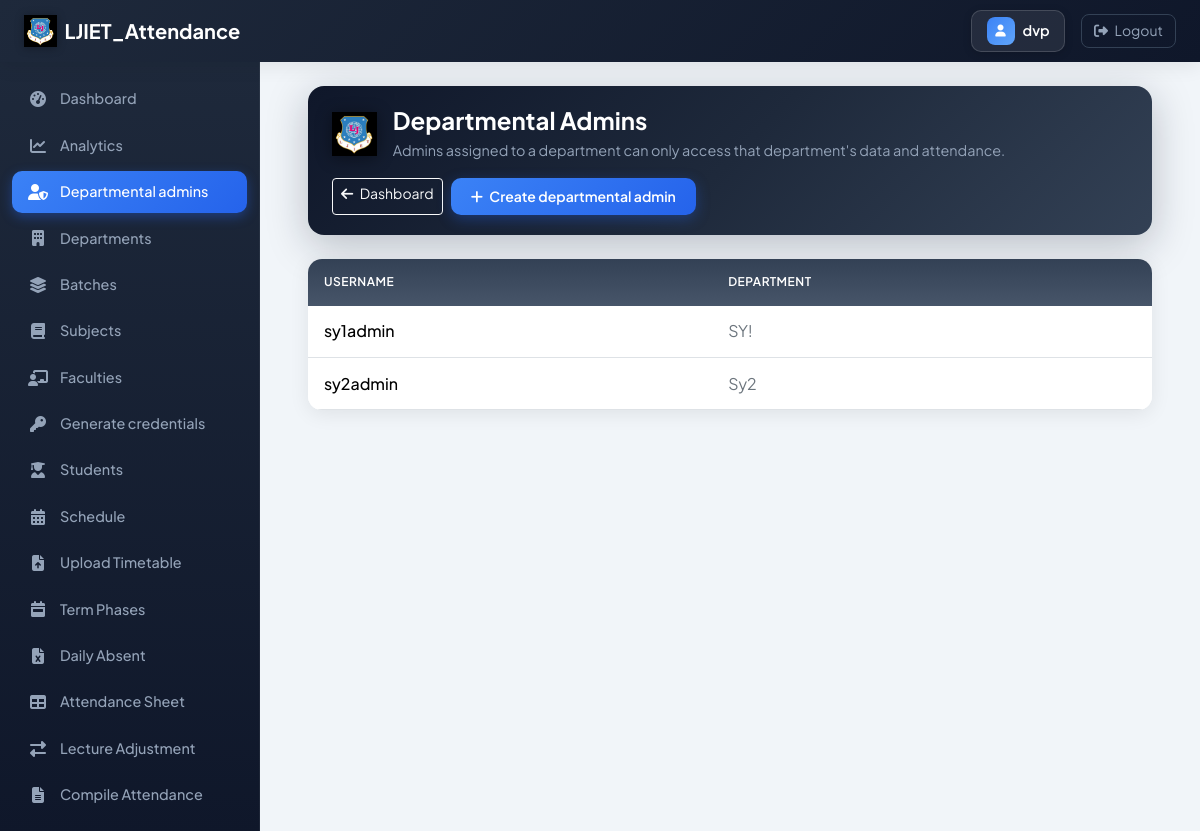
The app's page /portal/admin/departmental-admins/ (signed in) with its own data.
### accounts/models.py (models this page shows, shortened)
class UserRole(models.Model):
    ROLE_CHOICES = [
        ('admin', 'Admin'),
        ('faculty', 'Faculty'),
        ('student', 'Student'),
    ]
    user = models.OneToOneField(User, on_delete=models.CASCADE, related_name='role_profile')
    role = models.CharField(max_length=20, choices=ROLE_CHOICES)
    department = models.ForeignKey(
        'core.Department', on_delete=models.SET_NULL, null=True, blank=True, related_name='admin_users'
    )

### core/models.py (models this page shows, shortened)
class Department(models.Model):
    name = models.CharField(max_length=200)
    code = models.CharField(max_length=20, blank=True)
    class Meta:
        ordering = ['name']

### core/views.py (the view)
# urls.py: path('admin/departmental-admins/', views.departmental_admin_list, name='departmental_admin_list'),
@login_required
def departmental_admin_list(request):
    if not user_can_admin(request):
        return redirect('accounts:role_redirect')
    if not is_super_admin(request):
        messages.error(request, 'Only super admin can manage departmental admins.')
        return redirect('core:admin_dashboard')
    admins = UserRole.objects.filter(role='admin', department__isnull=False).select_related('user', 'department').order_by('department__name', 'user__username')
    ctx = {'admins': admins}
    return render(request, 'core/admin/departmental_admin_list.html', ctx)

### core/context_processors.py (called while the page is built)
def _is_super_admin(request):
    if not request.user.is_authenticated:
        return False
    if request.user.is_superuser or request.user.is_staff:
        return True
    try:
        rp = request.user.role_profile
        return rp.role == 'admin' and not rp.department_id
    except Exception:
        return False

def _make_link(request, label, url_name, icon, active_name):
    from django.urls import reverse
    try:
        path = reverse(url_name)
        url = request.build_absolute_uri(path)
    except Exception:
        url = '#'
    return {'label': label, 'url': url, 'icon': icon, 'active_name': active_name}

### core/views.py (called while the page is built)
def is_super_admin(request):
    if not user_can_admin(request):
        return False
    if request.user.is_superuser or request.user.is_staff:
        return True
    try:
        rp = request.user.role_profile
        return rp.role == 'admin' and not rp.department_id
    except (UserRole.DoesNotExist, AttributeError):
        return True

def user_can_admin(request):
    try:
        return request.user.role_profile.role == 'admin' or request.user.is_superuser or request.user.is_staff
    except (UserRole.DoesNotExist, AttributeError):
        return request.user.is_superuser or request.user.is_staff

### templates/core/admin/departmental_admin_list.html (shortened to what this page needs)
{% extends 'core/admin/base_admin.html' %}
{% load static %}
{% block content %}
<div class="admin-hero">
    <div class="d-flex align-items-center gap-3">
        <img src="{% static 'images/ljiet-logo.png' %}" alt="LJIET" class="admin-logo">
        <div>
            <h1 class="page-title mb-1">Departmental Admins</h1>
            <p class="page-subtitle">Admins assigned to a department can only access that department's data and attendance.</p>
        </div>
    </div>
    <div class="d-flex gap-2">
        <a href="{% url 'core:admin_dashboard' %}" class="btn btn-outline-light btn-sm"><i class="fas fa-arrow-left me-1"></i> Dashboard</a>
        <a href="{% url 'core:departmental_admin_create' %}" class="btn btn-primary-app btn-sm"><i class="fas fa-plus me-1"></i> Create departmental admin</a>
    </div>
</div>
<div class="card admin-card overflow-hidden">
    <div class="table-responsive">
        <table class="table table-hover mb-0">
            <thead>
                <tr>
                    <th>Username</th>
                    <th>Department</th>
                </tr>
            </thead>
            <tbody>
                {% for r in admins %}
                <tr>
                    <td class="fw-medium">{{ r.user.username }}</td>
                    <td class="text-secondary">{{ r.department.name }}</td>
                </tr>
                {% empty %}
                <tr><td colspan="2" class="text-center text-secondary py-5">No departmental admins yet. Create one to give a department its own admin login.</td></tr>
                {% endfor %}
            </tbody>
        </table>
    </div>
</div>
{% endblock %}

### templates/base.html (shortened to what this page needs)
{% load static %}
<!DOCTYPE html>
<html lang="en">
<head>
    <link href="https://cdn.jsdelivr.net/npm/bootstrap@5.3.2/dist/css/bootstrap.min.css" rel="stylesheet">
    <link rel="stylesheet" href="https://cdnjs.cloudflare.com/ajax/libs/font-awesome/6.4.0/css/all.min.css">
</head>
<body>
    <nav class="navbar navbar-expand-lg app-navbar sticky-top">
        <div class="container-fluid px-3 px-lg-4">
            <a class="navbar-brand d-flex align-items-center gap-2" href="{% url 'accounts:role_redirect' %}">
                <img src="{% static 'images/ljiet-logo.png' %}" alt="LJIET" class="navbar-brand-logo">
                <span class="d-none d-sm-inline">LJIET_Attendance</span>
            </a>
            {% if user.is_authenticated %}
            <div class="d-flex align-items-center gap-2 gap-lg-3">
                <span class="user-badge" title="{{ user.get_full_name|default:user.username }}">
                    <span class="user-icon"><i class="fas fa-user"></i></span>
                    <span class="user-name text-truncate">{{ user.get_full_name|default:user.username }}</span>
                </span>
                <a href="{% url 'accounts:logout' %}" class="btn btn-logout btn-sm text-nowrap">
                    <i class="fas fa-sign-out-alt me-1"></i> <span class="d-none d-sm-inline">Logout</span>
                </a>
            </div>
            {% endif %}
        </div>
    </nav>
    <div class="d-flex">
        {% if user.is_authenticated and sidebar_links %}
        <aside class="app-sidebar d-none d-lg-block flex-shrink-0">
            <nav class="d-flex flex-column gap-0">
                {% for item in sidebar_links %}
                <a href="{{ item.url }}" class="sidebar-link {% if request.resolver_match.url_name == item.active_name %}active{% endif %}">
                    <i class="fas {{ item.icon }}"></i>
                    <span>{{ item.label }}</span>
                </a>
                {% endfor %}
            </nav>
        </aside>
        {% endif %}
        <main class="main-content w-100 px-3 px-md-4 px-lg-5 py-3 py-lg-4">
            {% block content %}{% endblock %}
        </main>
    </div>
</body>
</html>

### templates/base.html (style rules this page uses)
:root { --sidebar-bg: #1e293b; --sidebar-hover: rgba(255,255,255,0.08); --sidebar-active: linear-gradient(135deg, #3b82f6 0%, #2563eb 100%); --primary: #2563eb; --primary-dark: #1d4ed8; --header-shadow: 0 4px 20px rgba(0,0,0,0.08); }
* { font-family: 'Plus Jakarta Sans', system-ui, sans-serif; }
body { background: #f1f5f9; min-height: 100vh; overflow-x: hidden; }
.app-navbar { background: linear-gradient(135deg, #1e293b 0%, #0f172a 100%) !important; box-shadow: var(--header-shadow); padding: 0.6rem 0; }
.app-navbar .navbar-brand { font-weight: 700; font-size: 1.25rem; color: #fff !important; display: flex; align-items: center; gap: 0.5rem; }
.app-navbar .navbar-brand-logo { height: 32px; width: auto; max-width: 36px; object-fit: contain; filter: drop-shadow(0 1px 4px rgba(0,0,0,0.3)); }
.app-navbar .user-badge { display: inline-flex; align-items: center; gap: 0.5rem; padding: 0.4rem 0.9rem; background: rgba(255,255,255,0.08); border: 1px solid rgba(255,255,255,0.15); border-radius: 10px; color: #fff; font-weight: 600; font-size: 0.9rem; max-width: 160px; overflow: hidden; text-overflow: ellipsis; white-space: nowrap; box-shadow: 0 2px 8px rgba(0,0,0,0.15); transition: all 0.25s ease; }
.app-navbar .user-badge .user-icon { width: 28px; height: 28px; border-radius: 8px; background: linear-gradient(135deg, #3b82f6 0%, #60a5fa 100%); display: flex; align-items: center; justify-content: center; font-size: 0.75rem; flex-shrink: 0; color: #fff; }
.app-navbar .user-badge .user-name { color: inherit; font-weight: 600; max-width: 100px; }
.app-navbar .btn-logout { color: #94a3b8; border: 1px solid #334155; padding: 0.35rem 0.75rem; border-radius: 8px; transition: all 0.3s ease; }
.app-sidebar { width: 260px; min-height: calc(100vh - 56px); background: linear-gradient(180deg, #1e293b 0%, #0f172a 100%); border-right: 1px solid rgba(255,255,255,0.06); padding: 1rem 0.75rem; position: sticky; top: 56px; }
.sidebar-link { display: flex; align-items: center; gap: 0.75rem; padding: 0.65rem 1rem; margin-bottom: 0.25rem; color: #94a3b8; text-decoration: none; border-radius: 10px; font-weight: 500; font-size: 0.9rem; transition: all 0.3s cubic-bezier(0.4, 0, 0.2, 1); opacity: 0; animation: slideInLeft 0.4s ease forwards; }
.sidebar-link:nth-child(1) { animation-delay: 0.05s; }
.sidebar-link:nth-child(2) { animation-delay: 0.1s; }
.sidebar-link:nth-child(3) { animation-delay: 0.15s; }
.sidebar-link:nth-child(4) { animation-delay: 0.2s; }
.sidebar-link:nth-child(5) { animation-delay: 0.25s; }
.sidebar-link:nth-child(6) { animation-delay: 0.3s; }
.sidebar-link:nth-child(7) { animation-delay: 0.35s; }
.sidebar-link:nth-child(8) { animation-delay: 0.4s; }
.sidebar-link:nth-child(9) { animation-delay: 0.45s; }
.sidebar-link:nth-child(10) { animation-delay: 0.5s; }
.sidebar-link:nth-child(11) { animation-delay: 0.55s; }
.sidebar-link:nth-child(12) { animation-delay: 0.6s; }
.sidebar-link:nth-child(13) { animation-delay: 0.65s; }
.sidebar-link:nth-child(14) { animation-delay: 0.7s; }
.sidebar-link:nth-child(15) { animation-delay: 0.75s; }
.sidebar-link:nth-child(16) { animation-delay: 0.8s; }
.sidebar-link.active { color: #fff; background: var(--sidebar-active); box-shadow: 0 4px 12px rgba(37, 99, 235, 0.4); }
.sidebar-link i { width: 20px; text-align: center; font-size: 1rem; }
.sidebar-link { cursor: pointer; }
.app-sidebar { z-index: 10; }
.main-content { flex: 1; padding: 1.5rem 2rem; animation: fadeIn 0.5s ease; }
.page-title { font-weight: 700; color: #0f172a; font-size: 1.75rem; }
.page-subtitle { color: #64748b; font-size: 0.95rem; }
.btn-primary-app { background: linear-gradient(135deg, #3b82f6 0%, #2563eb 100%) !important; color: #fff !important; border: none !important; border-radius: 10px; font-weight: 600; padding: 0.5rem 1.25rem; transition: all 0.3s ease; box-shadow: 0 4px 14px rgba(37, 99, 235, 0.35); }

### records on screen
UserRole: user.username "sy1admin", department.name "SY!"
UserRole: user.username "sy2admin", department.name "Sy2"

### other values on screen
{{ user.get_full_name|default:user.username }} "dvp"
{{ item.label }} "Dashboard" "Analytics" "Departmental admins" "Departments" "Batches" "Subjects" "Faculties" "Generate credentials" "Students" "Schedule" "Upload Timetable" "Term Phases" "Daily Absent" "Attendance Sheet" "Lecture Adjustment" "Compile Attendance"
